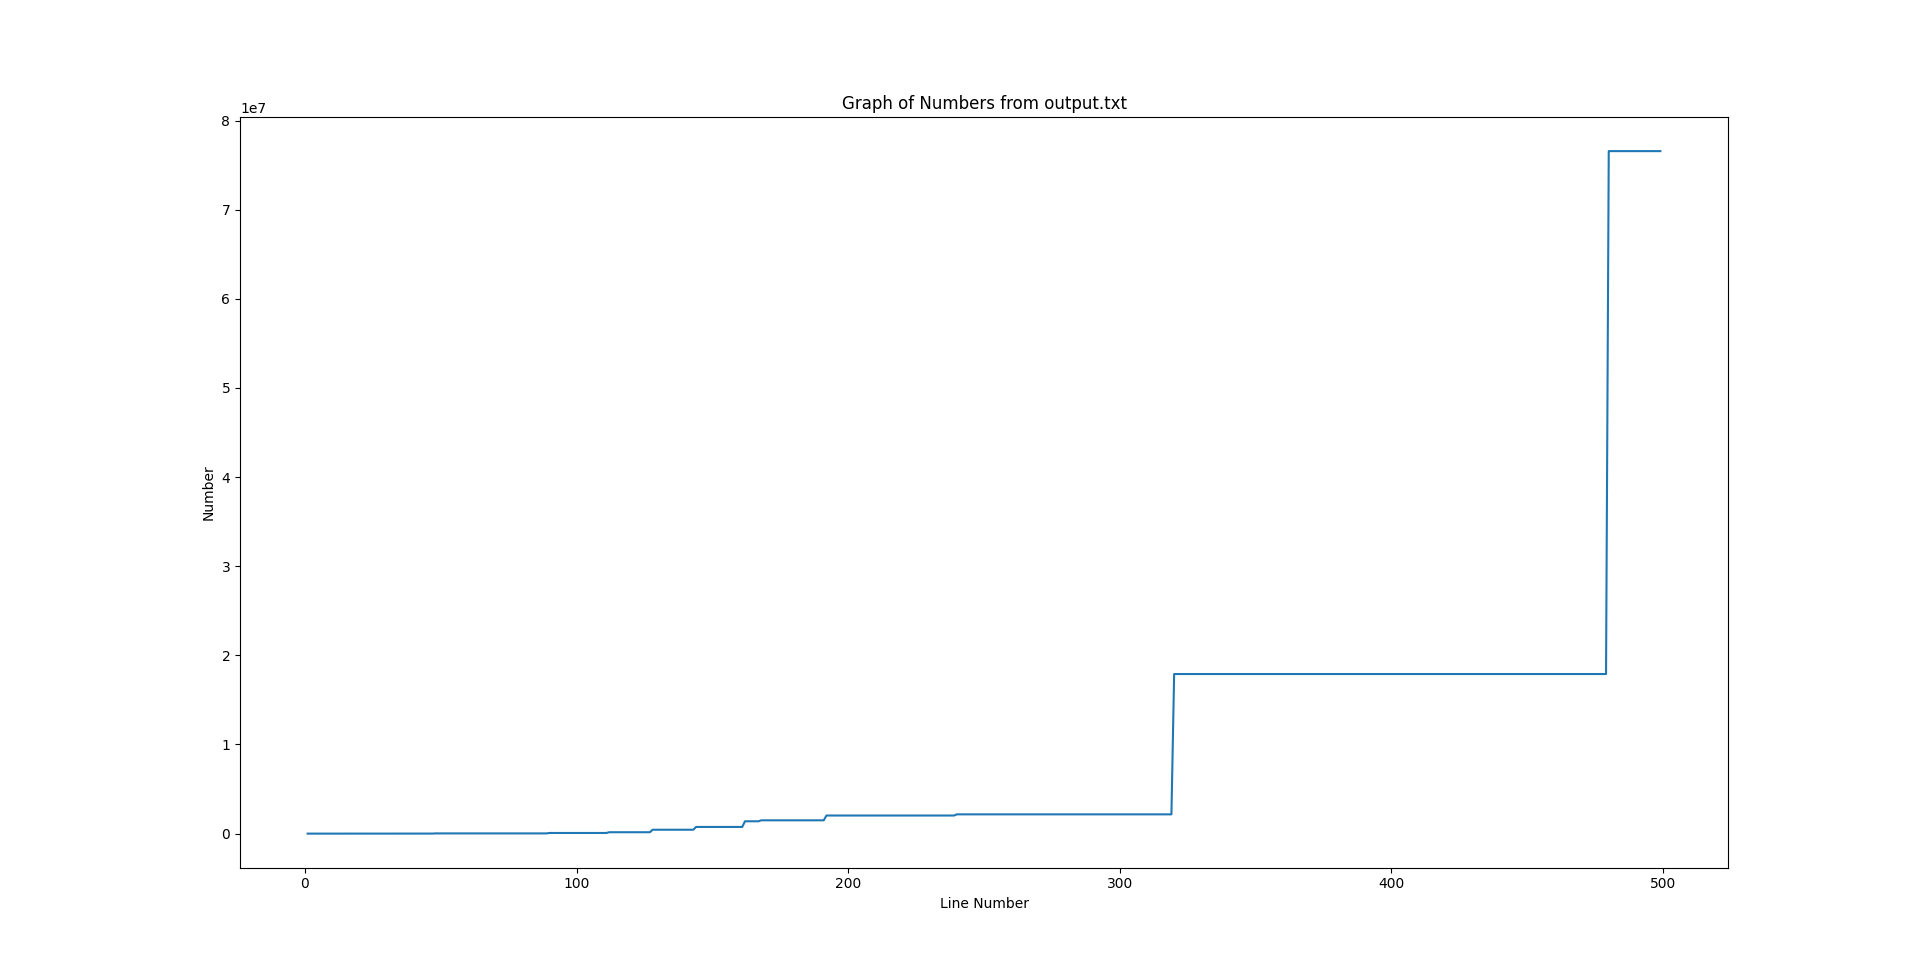

Write Python code to recreate this figure.
import matplotlib.pyplot as plt

# Read numbers from output.txt
with open('output12.txt', 'r') as file:
    numbers = [int(line.strip()) for line in file]

# Create x-values (line numbers) from 1 to the number of lines in the file
x_values = list(range(1, len(numbers) + 1))

# Plotting
plt.plot(x_values, numbers)
plt.xlabel('Line Number')
plt.ylabel('Number')
plt.title('Graph of Numbers from output.txt')
plt.show()
